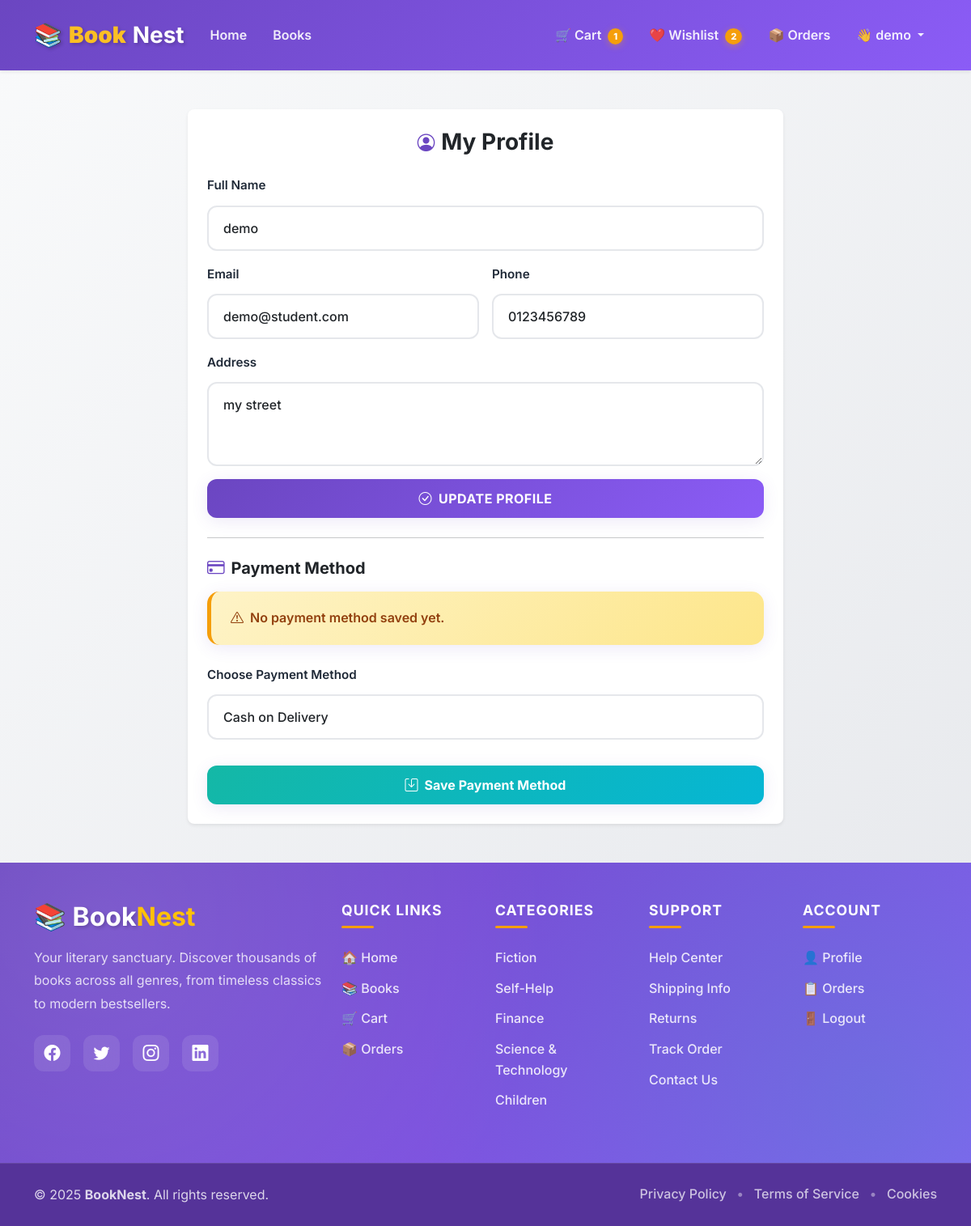
The app's page /pages/user_profile.php (signed in), older data.
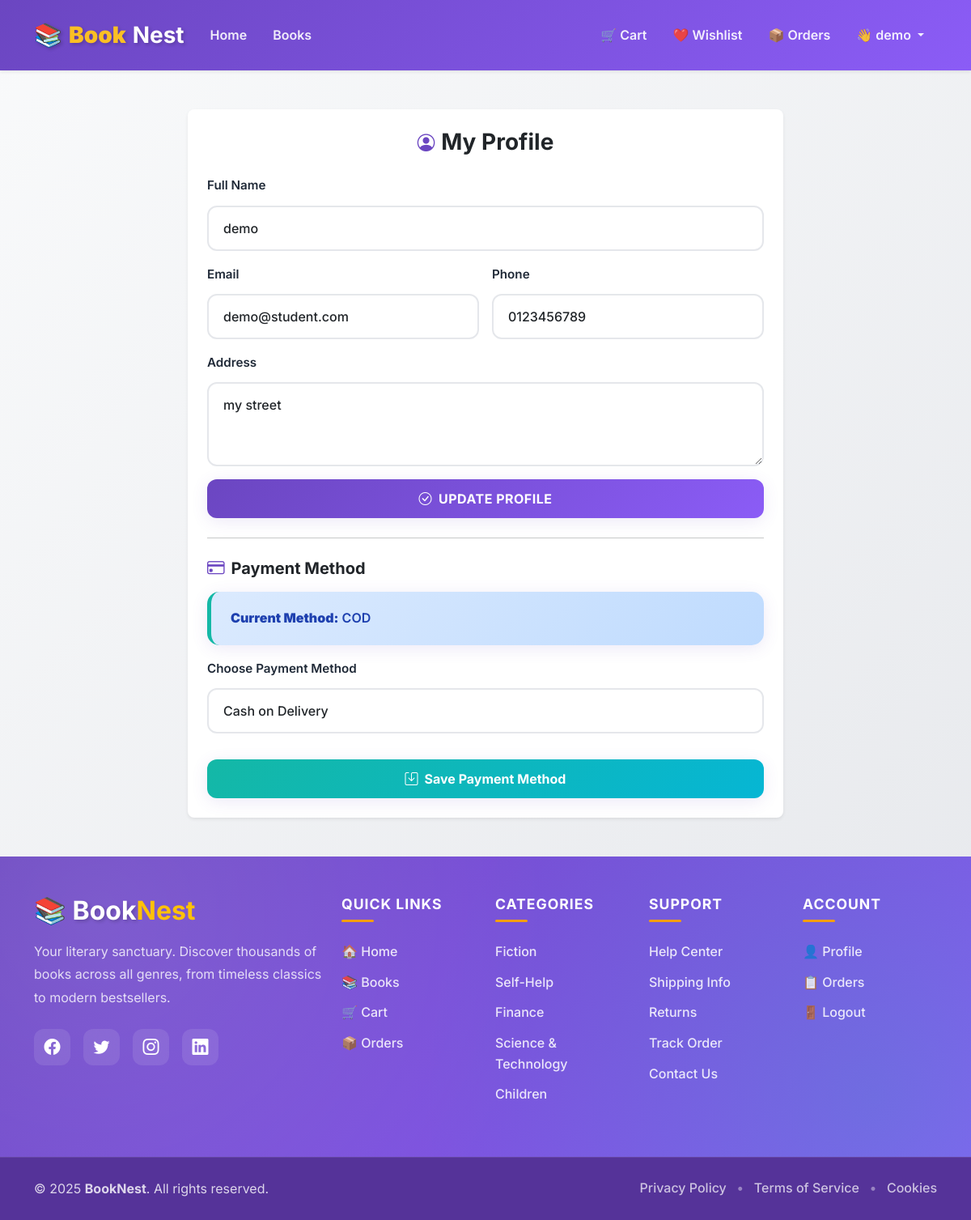
The same page, newer data.
### tables this page shows
CREATE TABLE `users` (
  `user_id` int(11) NOT NULL,
  `full_name` varchar(150) NOT NULL,
  `email` varchar(150) NOT NULL,
  `password` varchar(255) NOT NULL,
  `phone` varchar(20) DEFAULT NULL,
  `address` text DEFAULT NULL,
  `created_at` timestamp NOT NULL DEFAULT current_timestamp()
);

CREATE TABLE `payments` (
  `payment_id` int(11) NOT NULL,
  `user_id` int(11) NOT NULL,
  `payment_method` enum('COD','Card') DEFAULT 'COD',
  `card_number` varchar(20) DEFAULT NULL,
  `card_holder` varchar(100) DEFAULT NULL,
  `expiry_date` varchar(10) DEFAULT NULL,
  `cvv` varchar(10) DEFAULT NULL,
  `payment_date` timestamp NOT NULL DEFAULT current_timestamp()
);

### pages/user_profile.php (the view, shortened to what this page needs)
<?php
include '../config/db.php';
$user_id = $_SESSION['user_id'];
$sql = "SELECT full_name, email, phone, address FROM users WHERE user_id = ?";
$stmt = $conn->prepare($sql);
$stmt->bind_param("i", $user_id);
$stmt->execute();
$result = $stmt->get_result();
$user = $result->fetch_assoc();
$pay_sql = "SELECT * FROM payments WHERE user_id = ?";
$pay_stmt = $conn->prepare($pay_sql);
$pay_stmt->bind_param("i", $user_id);
$pay_stmt->execute();
$pay_result = $pay_stmt->get_result();
$payment = $pay_result->fetch_assoc();
include __DIR__ . '/../includes/head.php';
include __DIR__ . '/../includes/navbar.php';
?>
<div class="container my-5">
    <div class="row justify-content-center">
        <div class="col-lg-8">
            <div class="card shadow-sm border-0 rounded-3">
                <div class="card-body p-4">
                    <h2 class="h3 fw-bold mb-4 text-center">
                        <i class="bi bi-person-circle text-primary me-2"></i>My Profile
                    </h2>
                    <form action="" method="POST" class="row g-3">
                        <div class="col-12">
                            <label class="form-label fw-semibold">Full Name</label>
                            <input class="form-control" type="text" name="full_name" value="<?php echo htmlspecialchars($user['full_name']); ?>" required>
                        </div>
                        <div class="col-md-6">
                            <label class="form-label fw-semibold">Email</label>
                            <input class="form-control" type="email" name="email" value="<?php echo htmlspecialchars($user['email']); ?>" required>
                        </div>
                        <div class="col-md-6">
                            <label class="form-label fw-semibold">Phone</label>
                            <input class="form-control" type="text" name="phone" value="<?php echo htmlspecialchars($user['phone']); ?>">
                        </div>
                        <div class="col-12">
                            <label class="form-label fw-semibold">Address</label>
                            <textarea class="form-control" name="address" rows="3"><?php echo htmlspecialchars($user['address']); ?></textarea>
                        </div>
                        <div class="col-12">
                            <button class="btn btn-primary w-100" type="submit" name="update_profile">
                                <i class="bi bi-check-circle me-2"></i>Update Profile
                            </button>
                        </div>
                    </form>
                    <hr class="my-4">
                    <h3 class="h5 fw-bold mb-3">
                        <i class="bi bi-credit-card text-primary me-2"></i>Payment Method
                    </h3>
                    <?php if ($payment): ?>
                        <div class="alert alert-info mb-3">
                            <strong>Current Method:</strong> <?= htmlspecialchars($payment['payment_method']); ?>
                        </div>
                    <?php else: ?>
                        <div class="alert alert-warning">
                            <i class="bi bi-exclamation-triangle me-2"></i>No payment method saved yet.
                        </div>
                    <?php endif; ?>
                    <form action="save_payment.php" method="POST" id="paymentForm" class="mt-3">
                        <div class="mb-3">
                            <label class="form-label fw-semibold">Choose Payment Method</label>
                            <select class="form-select" name="payment_method" id="payment_method" required>
                                <option value="COD" <?= ($payment && $payment['payment_method'] == 'COD') ? 'selected' : ''; ?>>Cash on Delivery</option>
                            </select>
                        </div>
                        <button class="btn btn-secondary w-100 mt-3" type="submit">
                            <i class="bi bi-save me-2"></i>Save Payment Method
                        </button>
                    </form>
                </div>
            </div>
        </div>
    </div>
</div>
<?php include __DIR__ . '/../includes/footer.php'; ?>
<?php include __DIR__ . '/../includes/scripts.php'; ?>
</body>
</html>

### includes/head.php (shortened to what this page needs)
<!DOCTYPE html>
<html lang="en">
<head>
  <link href="https://cdn.jsdelivr.net/npm/bootstrap@5.3.3/dist/css/bootstrap.min.css" rel="stylesheet" />
  <link rel="stylesheet" href="https://cdn.jsdelivr.net/npm/bootstrap-icons@1.11.3/font/bootstrap-icons.min.css">
  <link rel="stylesheet" href="/bookshop/assets/css/style.css?v=<?= time() ?>" />
</head>
<body>

### includes/navbar.php (shortened to what this page needs)
<?php
$current = basename(parse_url($_SERVER['REQUEST_URI'], PHP_URL_PATH));
function navActive($names) {
    global $current;
    $names = (array)$names;
    return in_array($current, $names) ? ' active' : '';
}
$cart_count = 0;
$wishlist_count = 0;
if (isset($_SESSION['user_id'])) {
    @include_once __DIR__ . '/../config/db.php';
    if (isset($conn) && $conn) {
        $user_id = (int) $_SESSION['user_id'];
        $cart_result = $conn->query("SELECT COALESCE(SUM(quantity),0) AS total FROM cart WHERE user_id = $user_id");
        if ($cart_result) {
            $cart_data = $cart_result->fetch_assoc();
            $cart_count = (int)($cart_data['total'] ?? 0);
        }
        $wishlist_result = $conn->query("SELECT COUNT(*) AS total FROM wishlist WHERE user_id = $user_id");
        if ($wishlist_result) {
            $wishlist_data = $wishlist_result->fetch_assoc();
            $wishlist_count = (int)($wishlist_data['total'] ?? 0);
        }
    }
}
?>
<nav class="navbar navbar-expand-lg navbar-light bg-white shadow-sm">
    <div class="container">
        <a class="navbar-brand fw-bold fs-3" href="/bookshop/index.php">
            📚 <span>Book</span>Nest
        </a>
        <div class="collapse navbar-collapse" id="mainNav">
            <ul class="navbar-nav me-auto">
                <li class="nav-item">
                    <a class="nav-link<?= navActive(['index.php']) ?>" href="/bookshop/index.php">Home</a>
                </li>
                <li class="nav-item">
                    <a class="nav-link<?= navActive(['view_book.php','book_details.php']) ?>" href="/bookshop/pages/view_book.php">Books</a>
                </li>
            </ul>
            <ul class="navbar-nav ms-auto">
                <?php if (isset($_SESSION['admin_id'])): ?>
                    <li class="nav-item dropdown">
                        <a class="nav-link dropdown-toggle" href="#" role="button" data-bs-toggle="dropdown">
                            👨‍💼 <?= htmlspecialchars($_SESSION['admin_name'] ?? 'Admin') ?>
                        </a>
                        <ul class="dropdown-menu">
                            <li><a class="dropdown-item" href="/bookshop/pages/admin_dashboard.php">Dashboard</a></li>
                            <li><a class="dropdown-item" href="/bookshop/pages/add_book.php">Add Book</a></li>
                            <?php if(($_SESSION['admin_role'] ?? '') === 'superadmin'): ?>
                                <li><a class="dropdown-item" href="/bookshop/pages/add_admin.php">Add Admin</a></li>
                            <?php endif; ?>
                            <li><hr class="dropdown-divider"></li>
                            <li><a class="dropdown-item text-danger" href="/bookshop/pages/logout.php">Logout</a></li>
                        </ul>
                    </li>
                <?php elseif (isset($_SESSION['user_id'])): ?>
                    <li class="nav-item">
                        <a class="nav-link<?= navActive(['view_cart.php']) ?>" href="/bookshop/pages/view_cart.php">
                            🛒 Cart
                            <?php if($cart_count > 0): ?>
                                <span class="cart-badge"><?= $cart_count ?></span>
                            <?php endif; ?>
                        </a>
                    </li>
                    <li class="nav-item">
                        <a class="nav-link<?= navActive(['view_wishlist.php']) ?>" href="/bookshop/pages/view_wishlist.php">
                            ❤️ Wishlist
                            <?php if($wishlist_count > 0): ?>
                                <span class="cart-badge"><?= $wishlist_count ?></span>
                            <?php endif; ?>
                        </a>
                    </li>
                    <li class="nav-item">
                        <a class="nav-link<?= navActive(['view_order.php']) ?>" href="/bookshop/pages/view_order.php">📦 Orders</a>
                    </li>
                    <li class="nav-item dropdown">
                        <a class="nav-link dropdown-toggle" href="#" role="button" data-bs-toggle="dropdown">
                            👋 <?= htmlspecialchars($_SESSION['full_name'] ?? 'User') ?>
                        </a>
                    </li>
                <?php endif; ?>
            </ul>
        </div>
    </div>
</nav>

### includes/footer.php (shortened to what this page needs)
<footer class="footer-modern">
  <div class="footer-main">
    <div class="container py-5">
      <div class="row g-4">
        <div class="col-lg-4 col-md-6">
          <div class="footer-brand mb-4">
            <h3 class="fw-bold text-white mb-3">
              📚 <span class="text-gradient-footer">Book</span><span class="text-warning">Nest</span>
            </h3>
            <p class="text-light-muted mb-4">
              Your literary sanctuary. Discover thousands of books across all genres, from timeless classics to modern bestsellers.
            </p>
            <div class="social-links d-flex gap-3">
              <a href="https://www.facebook.com/booknest" target="_blank" rel="noopener noreferrer" class="social-icon" aria-label="Facebook">
                <i class="bi bi-facebook"></i>
              </a>
              <a href="https://twitter.com/booknest" target="_blank" rel="noopener noreferrer" class="social-icon" aria-label="Twitter">
                <i class="bi bi-twitter"></i>
              </a>
              <a href="https://www.instagram.com/booknest" target="_blank" rel="noopener noreferrer" class="social-icon" aria-label="Instagram">
                <i class="bi bi-instagram"></i>
              </a>
              <a href="https://www.linkedin.com/company/booknest" target="_blank" rel="noopener noreferrer" class="social-icon" aria-label="LinkedIn">
                <i class="bi bi-linkedin"></i>
              </a>
            </div>
          </div>
        </div>
        <div class="col-lg-2 col-md-6 col-6">
          <h5 class="footer-title mb-4">Quick Links</h5>
          <ul class="footer-links list-unstyled">
            <li><a href="/bookshop/index.php">🏠 Home</a></li>
            <li><a href="/bookshop/pages/view_book.php">📚 Books</a></li>
            <li><a href="/bookshop/pages/view_cart.php">🛒 Cart</a></li>
            <li><a href="/bookshop/pages/view_order.php">📦 Orders</a></li>
          </ul>
        </div>
        <div class="col-lg-2 col-md-6 col-6">
          <h5 class="footer-title mb-4">Categories</h5>
          <ul class="footer-links list-unstyled">
            <li><a href="/bookshop/pages/view_book.php?category=1">Fiction</a></li>
            <li><a href="/bookshop/pages/view_book.php?category=2">Self-Help</a></li>
            <li><a href="/bookshop/pages/view_book.php?category=3">Finance</a></li>
            <li><a href="/bookshop/pages/view_book.php?category=4">Science & Technology</a></li>
            <li><a href="/bookshop/pages/view_book.php?category=5">Children</a></li>
          </ul>
        </div>
        <div class="col-lg-2 col-md-6 col-6">
          <h5 class="footer-title mb-4">Support</h5>
          <ul class="footer-links list-unstyled">
            <li><a href="/bookshop/pages/help_center.php">Help Center</a></li>
            <li><a href="/bookshop/pages/shipping_info.php">Shipping Info</a></li>
            <li><a href="/bookshop/pages/returns.php">Returns</a></li>
            <li><a href="/bookshop/pages/track_order.php">Track Order</a></li>
            <li><a href="/bookshop/pages/contact_us.php">Contact Us</a></li>
          </ul>
        </div>
        <div class="col-lg-2 col-md-6 col-6">
          <h5 class="footer-title mb-4">Account</h5>
          <ul class="footer-links list-unstyled">
            <?php if(isset($_SESSION['user_id'])): ?>
              <li><a href="/bookshop/pages/user_profile.php">👤 Profile</a></li>
              <li><a href="/bookshop/pages/view_order.php">📋 Orders</a></li>
              <li><a href="/bookshop/pages/logout.php">🚪 Logout</a></li>
            <?php else: ?>
              <li><a href="/bookshop/pages/login_user.php">🔐 Login</a></li>
              <li><a href="/bookshop/pages/register.php">✨ Register</a></li>
            <?php endif; ?>
          </ul>
        </div>
      </div>
    </div>
  </div>
  <div class="footer-bottom">
    <div class="container">
      <div class="row align-items-center py-4">
        <div class="col-md-6 text-center text-md-start mb-3 mb-md-0">
          <p class="mb-0 text-light-muted">
            &copy; <?= date('Y') ?> <strong>BookNest</strong>. All rights reserved.
          </p>
        </div>
        <div class="col-md-6 text-center text-md-end">
          <ul class="footer-legal list-inline mb-0">
            <li class="list-inline-item"><a href="/bookshop/pages/privacy_policy.php">Privacy Policy</a></li>
            <li class="list-inline-item">•</li>
            <li class="list-inline-item"><a href="/bookshop/pages/terms_of_service.php">Terms of Service</a></li>
            <li class="list-inline-item">•</li>
            <li class="list-inline-item"><a href="/bookshop/pages/cookies.php">Cookies</a></li>
          </ul>
        </div>
      </div>
    </div>
  </div>
</footer>

### includes/scripts.php (shortened to what this page needs)
</body>
</html>

Row changes from the older to the newer data that the page shows:
added payments: payment_method "COD", payment_method "Cash on Delivery"
Text that changed along with them:
$cart_count: "1" → (not shown)
$wishlist_count: "2" → (not shown)
form field payment_method: "Cash on Delivery" → (not shown)
text no longer shown: "No payment method saved yet."
text now shown: "Current Method:"
